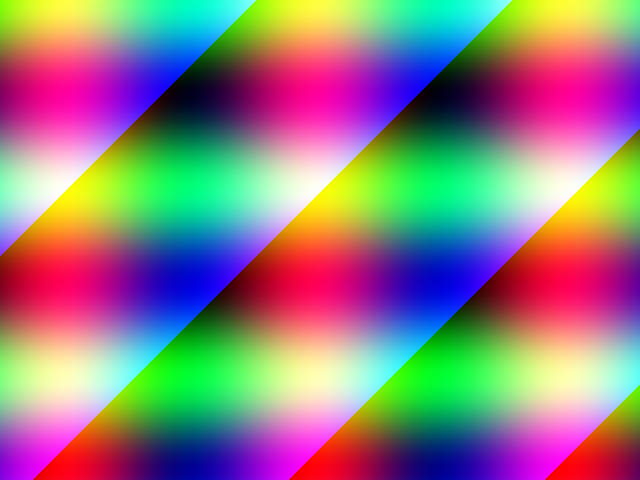
#> input picture asscii/sample_in.png, 640 x 480 px
$ python -i deepzoom.py   (imports and definitions only)
#> lines starting #> are read from the running program, lines starting #| are printed output that depends on the picture
from __future__ import annotations
import math
from pathlib import Path
from PIL import Image


_HTML_TEMPLATE = """<!DOCTYPE html>
<html lang="en">
<head>
<meta charset="utf-8"/>
<title>{title}</title>
<style>
  html, body {{ margin:0; padding:0; height:100%; background:#111; color:#ddd; font-family:system-ui; }}
  #meta {{ position:fixed; left:12px; bottom:12px; opacity:.7; font-size:12px; z-index:10; }}
  #viewer {{ width:100%; height:100%; }}
</style>
<script src="https://cdn.jsdelivr.net/npm/openseadragon@4.1.0/build/openseadragon/openseadragon.min.js"></script>
</head>
<body>
<div id="viewer"></div>
<div id="meta">{title} — zoom in. that one tile is the photo from that day.</div>
<script>
OpenSeadragon({{
  id: "viewer",
  prefixUrl: "https://cdn.jsdelivr.net/npm/openseadragon@4.1.0/build/openseadragon/images/",
  tileSources: "mosaic.dzi",
  showNavigator: true,
  defaultZoomLevel: 0,
  minZoomLevel: 0.2
}});
</script>
</body>
</html>
"""

_DZI_TEMPLATE = """<?xml version="1.0" encoding="UTF-8"?>
<Image xmlns="http://schemas.microsoft.com/deepzoom/2008"
       Format="{fmt}" Overlap="{overlap}" TileSize="{tile_size}">
    <Size Width="{width}" Height="{height}"/>
</Image>
"""


def export_deepzoom(src_image: str, out_dir: str, title: str = "Photomosaic",
                    tile_size: int = 254, overlap: int = 1, fmt: str = "jpg",
                    quality: int = 85) -> None:
    """Pure-Python DZI pyramid + OpenSeadragon HTML export. No external binaries needed."""
#> called with src_image = '../../asscii/sample_in.png', out_dir = 'out.png', title = 'Photomosaic', tile_size = 254, overlap = 1, fmt = 'jpg', quality = 85
    out = Path(out_dir)
    out.mkdir(parents=True, exist_ok=True)
    with Image.open(src_image) as im:
#> im is the input picture: PIL image 640x480 RGB; mean R, G, B 143.1, 125.5, 128.1
        im = im.convert("RGB")
        w, h = im.size
#> w = 640; h = 480
        max_level = max(0, math.ceil(math.log2(max(w, h))))
#> max_level = 10
        files_dir = out / "mosaic_files"
        files_dir.mkdir(exist_ok=True)
        for level in range(max_level + 1):
            scale = 2 ** (max_level - level)
            lw = max(1, math.ceil(w / scale))
            lh = max(1, math.ceil(h / scale))
            level_img = im.resize((lw, lh), Image.LANCZOS) if (lw, lh) != im.size else im
            level_dir = files_dir / str(level)
            level_dir.mkdir(exist_ok=True)
            cols = max(1, math.ceil(lw / tile_size))
            rows = max(1, math.ceil(lh / tile_size))
            for r in range(rows):
                for c in range(cols):
                    x, y = c * tile_size, r * tile_size
                    box = (
                        max(0, x - overlap),
                        max(0, y - overlap),
                        min(lw, x + tile_size + overlap),
                        min(lh, y + tile_size + overlap),
                    )
                    tile = level_img.crop(box)
                    tile_path = level_dir / f"{c}_{r}.{fmt}"
                    if fmt == "jpg":
                        tile.save(tile_path, "JPEG", quality=quality)
                    else:
                        tile.save(tile_path)
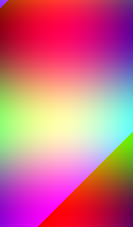
#> tile: PIL image 133x227 RGB; mean R, G, B 202.2, 108.7, 132.6
    (out / "mosaic.dzi").write_text(_DZI_TEMPLATE.format(
        fmt=fmt, overlap=overlap, tile_size=tile_size, width=w, height=h,
    ))
    (out / "index.html").write_text(_HTML_TEMPLATE.format(title=title))

>>> result = export_deepzoom('../../asscii/sample_in.png', 'out.png')
